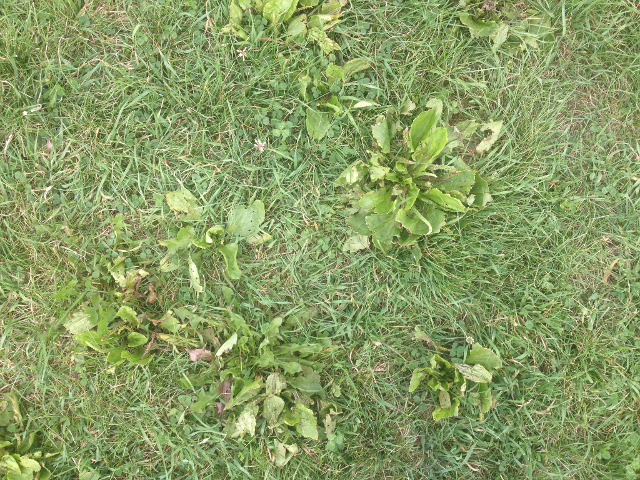
#> input picture test/heavy.jpg, 640 x 480 px
$ python DetectCrabGrass.py ../test/heavy.jpg
#> lines starting #> are read from the running program, lines starting #| are printed output that depends on the picture; after the words box and inside, x2 and y2 are one past the last pixel; in counts of white or black regions, pixels touching at a corner belong together
#!/usr/bin/env python
# Finds location of Crab Grass in image for herbicide application
import cv2, cv
import numpy
import sys

# Load image
filename = sys.argv[1]
color_image = cv2.imread(filename)
#> color_image is the input picture: shape (480, 640, 3); mean B, G, R 100.8, 157, 137.6
cv2.imshow('Color Image', color_image)
cv2.waitKey(0)

# Convert to Gray
gray_image = cv2.cvtColor(color_image, cv2.COLOR_BGR2GRAY)
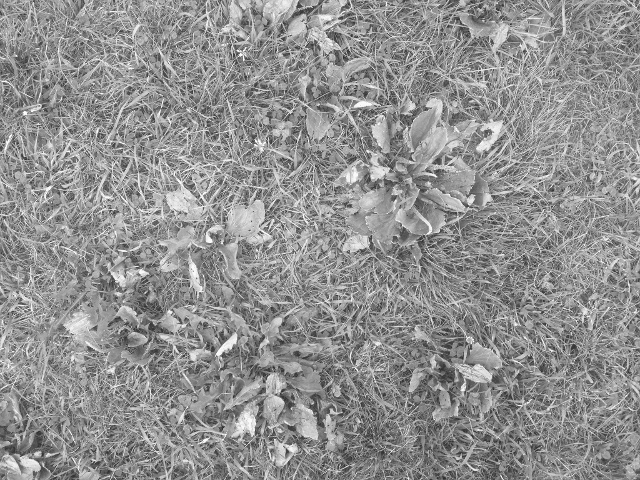
#> gray_image: shape (480, 640); min 39, max 254, mean 144.8
cv2.imshow('Gray Image', gray_image)
cv2.waitKey(0)

# Inverse Threshold Image
MAX = 255
THRESHOLD = int(gray_image.mean())
#> THRESHOLD = 144
(flag, threshold_image) = cv2.threshold(gray_image, THRESHOLD, MAX, cv2.THRESH_BINARY_INV) # Binary Inverted
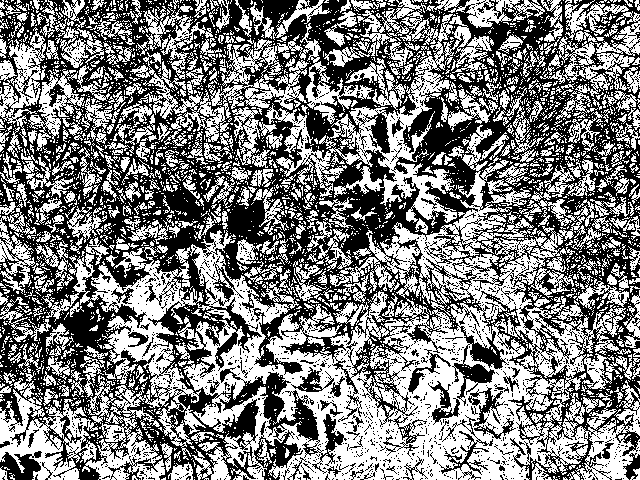
#> threshold_image: shape (480, 640); 49.7% white; 2993 white regions (2574 under 20 px), largest, box (x1, y1, x2, y2) and area: (0, 125, 640, 480) 73949, (265, 0, 494, 226) 10930, (208, 23, 374, 124) 4425
#> flag = 144
cv2.imshow('Threshold Image', threshold_image)
cv2.waitKey(0)

# Dilate makes white areas bigger
DILATION = 5 # need a variable method for this parameter
#> (the run stopped early here; a loop or call above may not have finished)

$ run again, on test/light.jpg
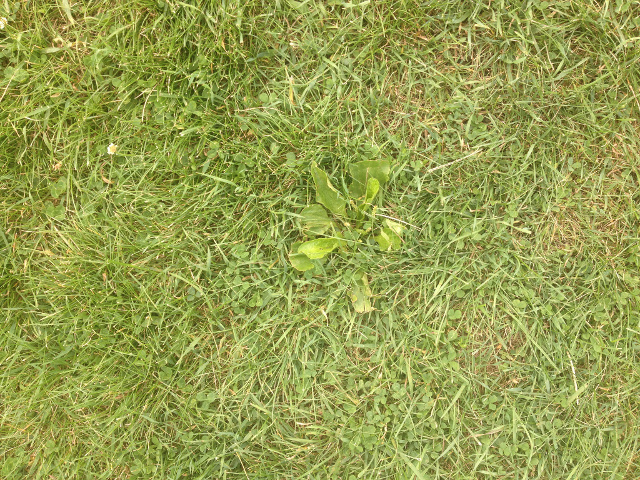
#> input picture test/light.jpg, 640 x 480 px
#> color_image is the input picture: shape (480, 640, 3); mean B, G, R 80.4, 159.5, 151.3
#> `gray_image = cv2.cvtColor(color_image, cv2.COLOR_BGR2GRAY)`:
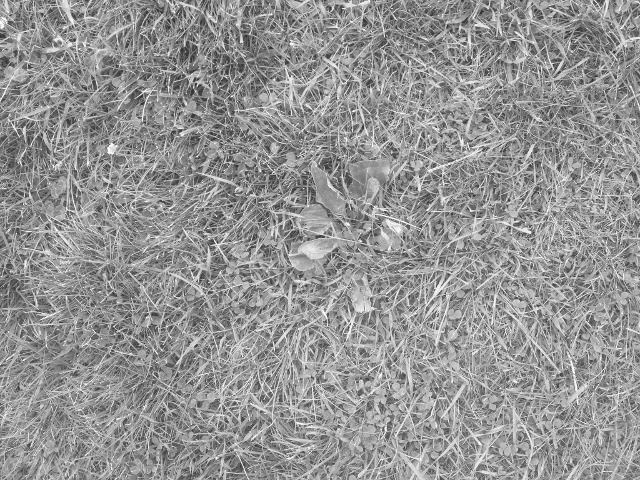
#> gray_image: shape (480, 640); min 41, max 255, mean 148.1
#> THRESHOLD = 148
#> `(flag, threshold_image) = cv2.threshold(gray_image, THRESHOLD, MAX, cv..`:
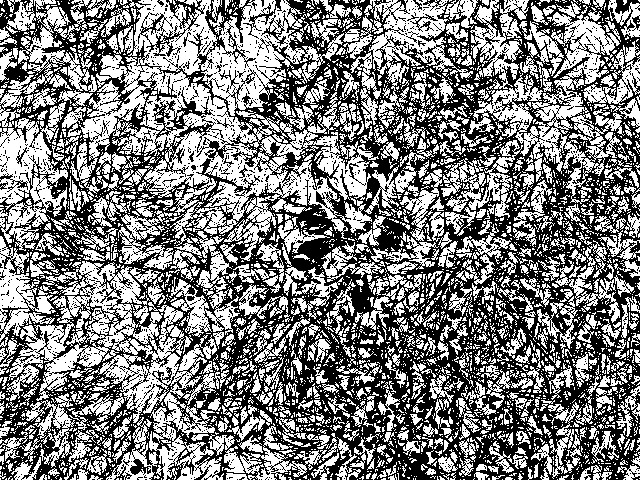
#> threshold_image: shape (480, 640); 50% white; 3444 white regions (2799 under 20 px), largest, box (x1, y1, x2, y2) and area: (77, 0, 379, 261) 29474, (6, 261, 224, 480) 13752, (468, 5, 625, 204) 7895

$ run again, on test/medium.jpg
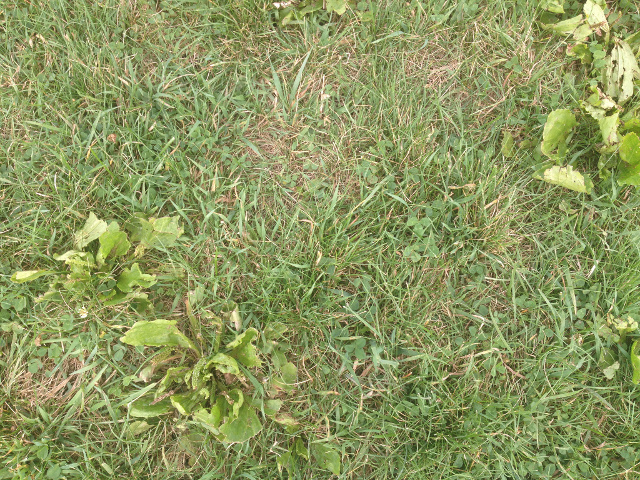
#> input picture test/medium.jpg, 640 x 480 px
#> color_image is the input picture: shape (480, 640, 3); mean B, G, R 96, 151.7, 141.5
#> `gray_image = cv2.cvtColor(color_image, cv2.COLOR_BGR2GRAY)`:
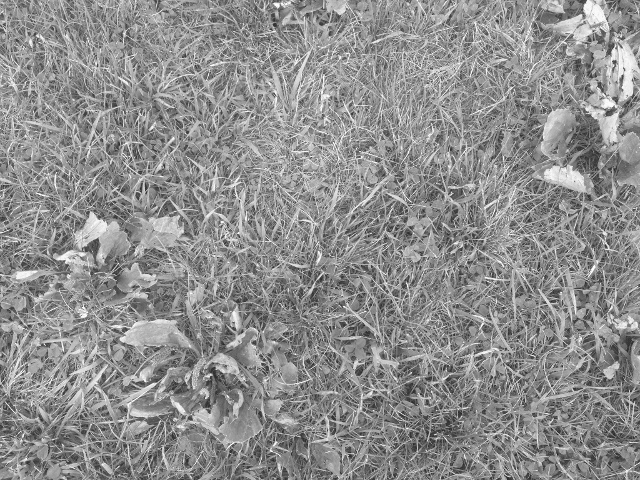
#> gray_image: shape (480, 640); min 31, max 255, mean 142.3
#> THRESHOLD = 142
#> `(flag, threshold_image) = cv2.threshold(gray_image, THRESHOLD, MAX, cv..`:
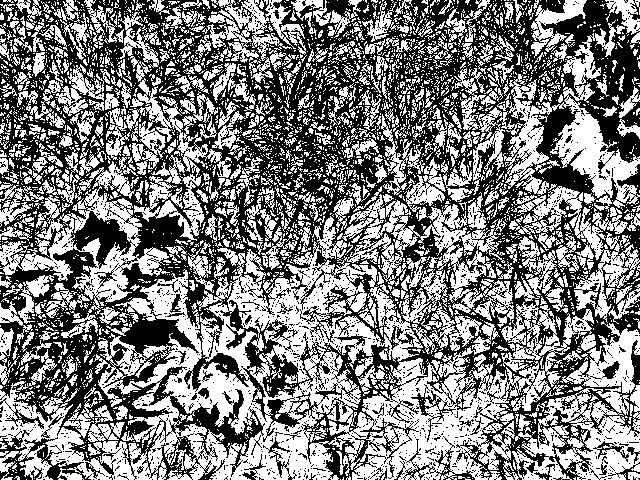
#> threshold_image: shape (480, 640); 50.5% white; 1888 black regions (1839 under 20 px), largest, box (x1, y1, x2, y2) and area: (0, 0, 640, 480) 142702, (0, 430, 92, 480) 1371, (403, 436, 475, 480) 522

$ run again, on test/none.jpg
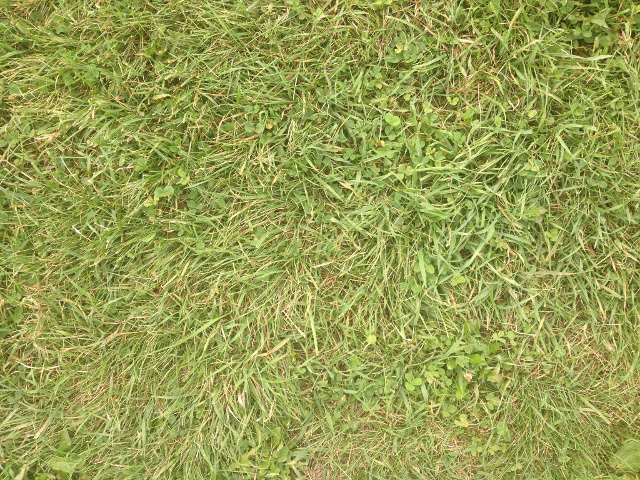
#> input picture test/none.jpg, 640 x 480 px
#> color_image is the input picture: shape (480, 640, 3); mean B, G, R 84.3, 159.4, 152.4
#> `gray_image = cv2.cvtColor(color_image, cv2.COLOR_BGR2GRAY)`:
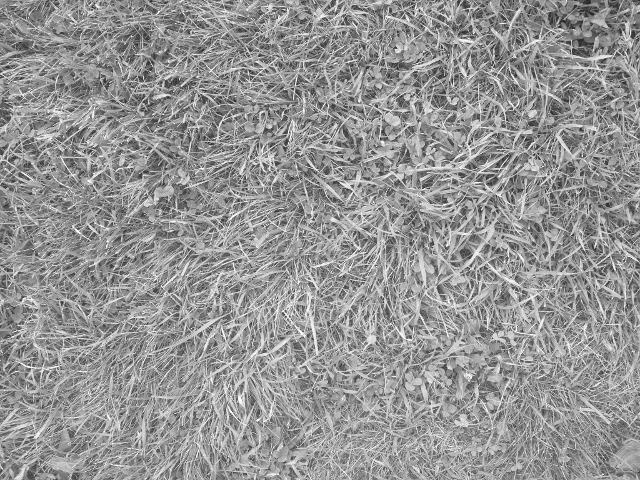
#> gray_image: shape (480, 640); min 34, max 254, mean 148.7
#> THRESHOLD = 148
#> `(flag, threshold_image) = cv2.threshold(gray_image, THRESHOLD, MAX, cv..`:
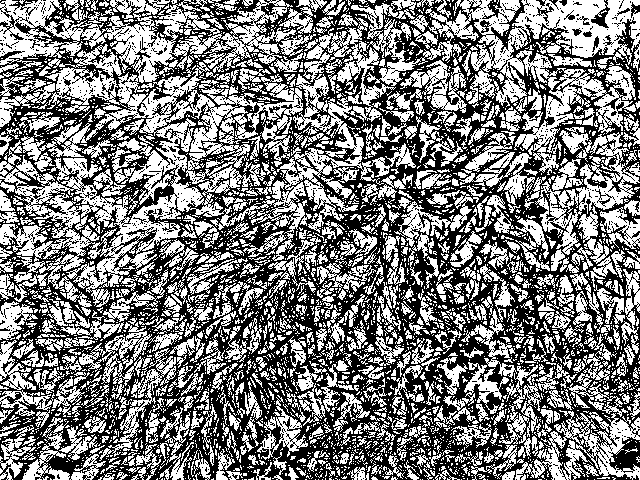
#> threshold_image: shape (480, 640); 49% white; 3275 white regions (2617 under 20 px), largest, box (x1, y1, x2, y2) and area: (0, 0, 416, 316) 39136, (351, 0, 640, 175) 14352, (535, 132, 640, 255) 3406
